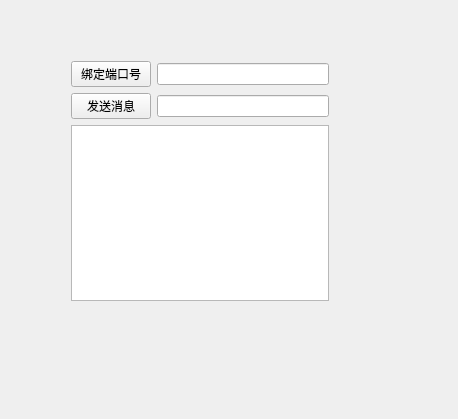
<?xml version="1.0" encoding="UTF-8"?>
<ui version="4.0">
 <class>Widget</class>
 <widget class="QWidget" name="Widget">
  <property name="geometry">
   <rect>
    <x>0</x>
    <y>0</y>
    <width>458</width>
    <height>419</height>
   </rect>
  </property>
  <property name="windowTitle">
   <string>Widget</string>
  </property>
  <widget class="QWidget" name="">
   <property name="geometry">
    <rect>
     <x>71</x>
     <y>61</y>
     <width>258</width>
     <height>240</height>
    </rect>
   </property>
   <layout class="QGridLayout" name="gridLayout">
    <item row="0" column="0">
     <widget class="QPushButton" name="pushButton">
      <property name="text">
       <string>绑定端口号</string>
      </property>
     </widget>
    </item>
    <item row="0" column="1">
     <widget class="QLineEdit" name="PortEdit"/>
    </item>
    <item row="1" column="0">
     <widget class="QPushButton" name="SendBtn">
      <property name="text">
       <string>发送消息</string>
      </property>
     </widget>
    </item>
    <item row="1" column="1">
     <widget class="QLineEdit" name="SendEdit"/>
    </item>
    <item row="2" column="0" colspan="2">
     <widget class="QTextEdit" name="SendText"/>
    </item>
   </layout>
  </widget>
 </widget>
 <resources/>
 <connections/>
</ui>
